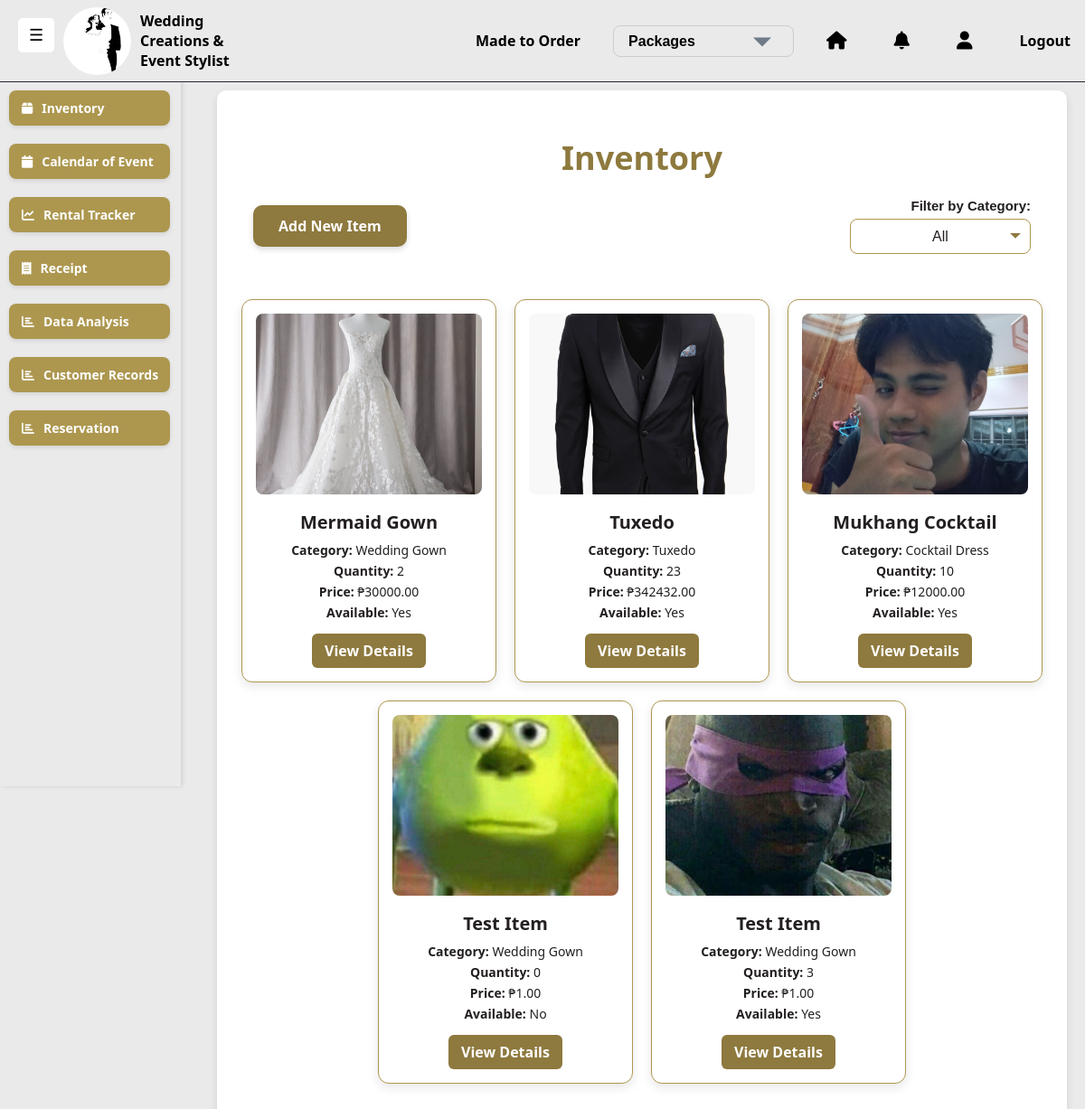
Before: /inventory/ (signed in) with the older database file.
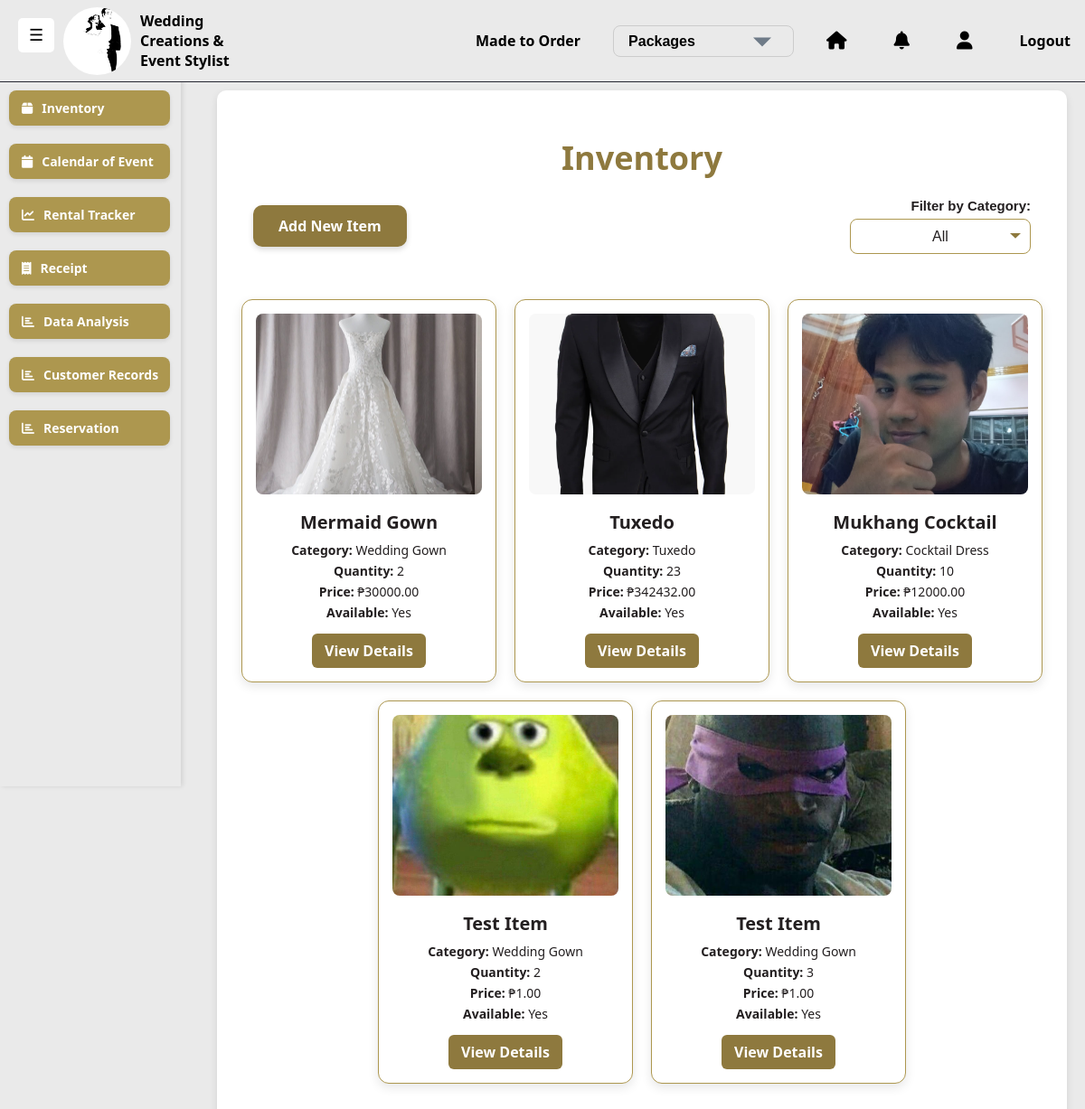
After: the same page with the newer database file.
### saritasapp/models.py (models this page shows, shortened)
class Inventory(models.Model):
    name = models.CharField(max_length=255)
    category = models.ForeignKey(Category, on_delete=models.CASCADE)
    color = models.CharField(max_length=50, blank=True)
    quantity = models.IntegerField(default=0)
    rental_price = models.DecimalField(max_digits=10, decimal_places=2)
    purchase_price = models.DecimalField(max_digits=10, decimal_places=2, null=True, blank=True)
    available = models.BooleanField(default=True)
    image = models.ImageField(upload_to="static/images/", null=True, blank=True)

class Category(models.Model):
    name = models.CharField(max_length=255, unique=True)
    description = models.TextField(blank=True)

### saritasapp/views.py (the view)
# urls.py: path('inventory/', views.inventory_view, name='inventory_list'),
@login_required
def inventory_view(request):
    categories = Category.objects.all()
    selected_category = request.GET.get('category', '')
    inventory_items = Inventory.objects.filter(category_id=selected_category) if selected_category else Inventory.objects.all()
    return render(request, 'saritasapp/inventory.html', {
        'categories': categories,
        'inventory_items': inventory_items,
        'selected_category': selected_category
    })

### saritasapp/templates/saritasapp/inventory.html (shortened to what this page needs)
{% extends "saritasapp/base.html" %}
{% load static %}
{% block extra_css %}
    <link rel="stylesheet" href="{% static 'css/inventory.css' %}">
{% endblock %}
{% block content %}
    <h1 class="inventory-title">Inventory</h1>
    <div class="controls-container">
        <div class="ref-additem">
            <a href="{% url 'saritasapp:add_inventory' %}">Add New Item</a>
        </div>
        <div class="filter-category">
            <label for="category">Filter by Category:</label>
            <select id="category" name="category" onchange="filterInventory()">
                <option value="">All</option>
            </select>
        </div>
    </div>
    <div class="inventory-container">
        {% for item in inventory_items %}
            <div class="inventory-card">
                {% if item.image %}
                    <img src="{{ item.image.url }}" alt="{{ item.name }}">
                {% else %}
                    <img src="{% static 'image/default-placeholder.png' %}" alt="No image available">
                {% endif %}
                <h3>{{ item.name }}</h3>
                <p><strong>Category:</strong> {{ item.category.name }}</p>
                <p><strong>Quantity:</strong> {{ item.quantity }}</p>
                <p><strong>Price:</strong> ₱{{ item.purchase_price }}</p>
                <p><strong>Available:</strong> {{ item.available|yesno:"Yes,No" }}</p>
                <a href="{% url 'saritasapp:view_inventory' item.id %}">View Details</a>
            </div>
        {% empty %}
            <p>No inventory items found.</p>
        {% endfor %}
    </div>
{% endblock %}

### saritasapp/templates/saritasapp/base.html (shortened to what this page needs)
{% load static %}
<!DOCTYPE html>
<html lang="en">
    <head>
        {% load static %}
        <link rel="stylesheet" href="{% static 'css/mainbase.css' %}">
        <link rel="stylesheet" href="https://cdnjs.cloudflare.com/ajax/libs/font-awesome/6.4.0/css/all.min.css">
        {% block extra_css %}{% endblock %}
    </head>
<body>
    <div class="sidebar" id="sidebar">
        <div class="nav-buttons">
            <a href="{% url 'saritasapp:inventory_list' %}" class="nav-btn">
                <span class="fas fa-box"></span> <text>Inventory</text>
            </a>
            <a href="{% url 'saritasapp:calendar' %}" class="nav-btn">
                <span class="fas fa-calendar"></span> <text>Calendar of Event</text>
            </a>
            <a href="{% url 'saritasapp:rental_tracker' %}" class="nav-btn">
                <span class="fas fa-chart-line"></span> <text>Rental Tracker</text>
            </a>
            <a href="{% url 'saritasapp:receipt-detail' receipt_id=1 %}" class="nav-btn">
                <span class="fas fa-receipt"></span> <text>Receipt</text>
            </a>
            <a href="{% url 'saritasapp:data_analysis' %}" class="nav-btn">
                <span class="fas fa-chart-bar"></span> <text>Data Analysis</text>
            </a>
            <a href="{% url 'saritasapp:customer_list' %}" class="nav-btn">
                <span class="fas fa-chart-bar"></span> <text>Customer Records</text>
            </a>
            <a href="{% url 'saritasapp:reservation' %}" class="nav-btn">
                <span class="fas fa-chart-bar"></span> <text>Reservation</text>
            </a>
        </div>
    </div>
    <div class="header">
        <button id="toggle-btn">☰</button>
            <div class="logo">
                <img src="{% static 'images/Logo.png' %}" alt="Wedding Creations & Event Stylist">
                <span> Wedding<br>Creations &<br> Event Stylist</span>
            </div>
                <div class="header-items">
                    <div class="made-to-order">
                        <a href="{% url 'saritasapp:made_to_order' %}" class="header-link-text">Made to Order</a>
                    </div>
                        <select name="Packages" id="Package" class="header-link-text">
                            <option value="">Packages</option>
                        </select>
                        <a href="{% url 'saritasapp:homepage' %}" class="header-link"><i class="fas fa-home"></i></a>
                        <a href="{% url 'saritasapp:notifications' %}" class="header-link"><i class="fas fa-bell"></i></a>
                        <a href="{% url 'saritasapp:profile' %}" class="header-link"><i class="fas fa-user"></i></a>
                        {% if user.is_authenticated %}
                            <a href="{% url 'saritasapp:logout' %}" class="header-link">Logout</a>
                        {% else %}
                            <a href="{% url 'saritasapp:sign_in' %}" class="header-link">Login</a>
                        {% endif %}
                </div>
    </div>
    <div class="container" style="margin-left: 220px; margin-top: 80px; padding: 20px;">
        {% block content %}
        {% endblock %}
    </div>
</body>
</html>

### static/css/mainbase.css (style rules this page uses)
body { margin: 0; padding: 0; font-family: Arial, sans-serif; background-color: #EAEAEA; background-attachment: fixed; }
.sidebar { width: 200px; height: 100vh; background: #EAEAEA; position: fixed; left: 0; top: 70px; display: flex; flex-direction: column; align-items: center; box-shadow: 2px 0 5px rgba(0, 0, 0, 0.1); transition: all 0.3s ease-in-out; will-change: width; overflow-x: hidden; overflow-y: auto; text-wrap: nowrap; }
.nav-buttons { width: 100%; display: flex; flex-direction: column; margin-top: 20px; }
.nav-btn { display: flex; align-items: center; justify-content: flex-start; width: 75%; padding: 10px 1em; font-size: 14px; font-weight: bolder; background: #AD974F; border: none; cursor: pointer; box-shadow: 0px 2px 5px rgba(0, 0, 0, 0.1); transition: all 0.3s ease-in; border-radius: 8px; margin: 10px; }
a { display: block; color: white ; padding: 12px; text-align: center; border-radius: 5px; font-size: 16px; font-weight: bold; text-decoration: none; transition: background 0.3s ease; }
.nav-btn span { margin-right: 10px; }
#toggle-btn { position: fixed; top: 20px; left: 20px; background: white; color: black; border: none; padding: 8px 12px; font-size: 18px; border-radius: 5px; cursor: pointer; transition: all 0.3s ease-in-out; z-index: 100; }
.logo { display: flex; align-items: center; gap: 10px; margin-left: 50px; }
.logo img { width: 75px; height: 75px; border-radius: 50%; object-fit: contain; }
.logo span { font-size: 16px; font-weight: bold; color: black; white-space: nowrap; display: block; }
.header { position: fixed; top: 0; left: 0; right: 0; height: 70px; padding: 10px 20px; background: #EAEAEA; color: black ; display: flex; align-items: center; justify-content: space-between; z-index: 102; width: 100%; border-bottom: 1px solid #272832; }
.header-items { display: flex; align-items: center; justify-content: flex-end; gap: 20px; margin-right: 20px; flex-wrap: nowrap; flex-grow: 1; }
.header select { background-color: transparent; color: black; font-size: 16px; font-weight: 600; padding: 8px 16px; border-radius: 8px; cursor: pointer; appearance: none; background-repeat: no-repeat; background-position: right 10px center; background-size: 48px; }
.header select option { background: white; color: black; }
.header-link { display: flex; align-items: center; gap: 8px; text-decoration: none; color: black; font-size: 16px; font-weight: 600; padding: 8px 16px; border-radius: 8px; transition: 0.3s; white-space: nowrap; }
.header-link-text { display: flex; align-items: center; gap: 8px; text-decoration: none; color: black; font-size: 16px; font-weight: 600; padding: 8px 16px; border-radius: 8px; transition: 0.3s; white-space: nowrap; }
.header-link i { font-size: 20px; color: black; }

### static/css/inventory.css (style rules this page uses)
body { font-family: Arial, sans-serif; background-color: #f8f9fa; display: flex; justify-content: center; align-items: flex-start; min-height: 100vh; margin: 0; padding: 20px; box-sizing: border-box; }
.container { background: white; padding: 20px; border-radius: 10px; box-shadow: 0px 4px 10px rgba(0, 0, 0, 0.1); width: 100%; max-width: 1300px; box-sizing: border-box; text-align: center; }
h1 { color: #333; text-align: center; margin-bottom: 20px; font-size: 24px; }
label { font-weight: bold; font-size: 14px; display: block; margin-bottom: 5px; }
select { width: 100%; max-width: 200px; padding: 8px; border: 1px solid #ccc; border-radius: 5px; font-size: 14px; }

Changed rows visible on the page:
changed Inventory (number 4 of 5 on the later page): quantity "0" → "2"; available "No" → "Yes"
